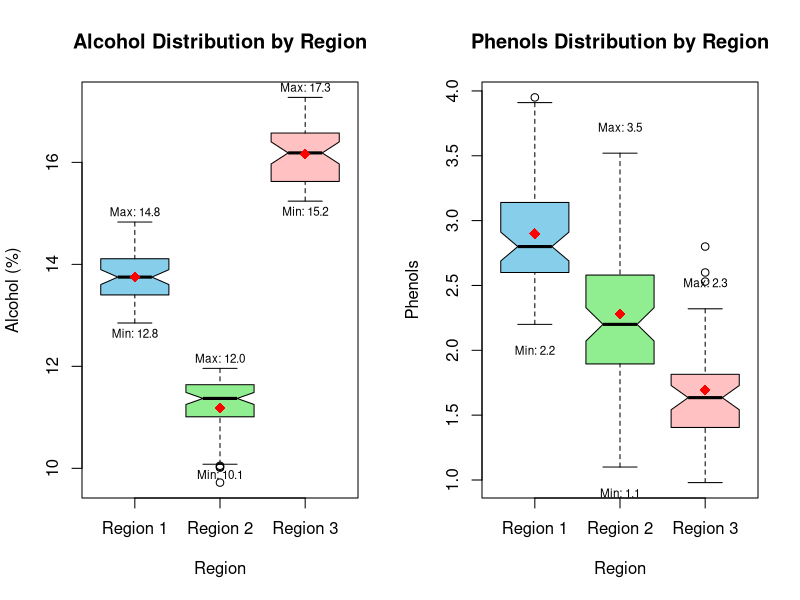
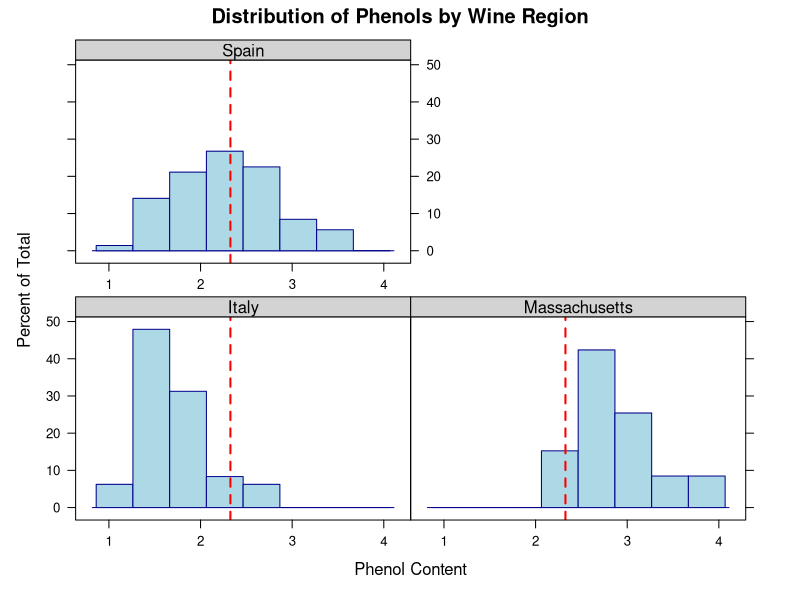
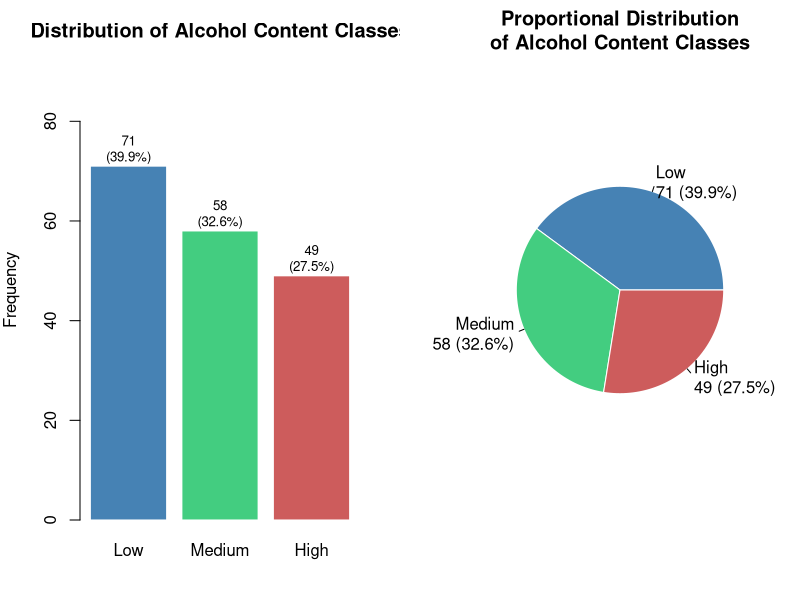

R code for these plots, in order:
## ---- chunk 1
# Below is the Libraries which are used in this document
library(rmarkdown)
library(readxl)       
library(readr)        
library(tidyverse)
library(dplyr)        
library(knitr)
library(magrittr)     
library(RColorBrewer) 
library(ggplot2)      
library(kableExtra)   
library(gridExtra)    


# Importing the dataset
wine_data <- read_excel("wineType02.xlsx")

## ---- chunk 2
# Display comprehensive overview of the data structure
glimpse(wine_data)

# Creating the summary table of the data
kable(summary(wine_data),
      caption = "Summary of the Dataset",
      format = "html",
      digits = 2) %>%
  kable_styling(bootstrap_options = c("striped", "hover"))
## ---- chunk 3
# Create new dataset with renamed column
wine2 <- wine_data %>%
  rename(Region = `Wine Region`)

# Cross verifying the change using glimpse()
glimpse(wine2)

# Showing the first some rows to visualize the change
kable(head(wine2),
      caption = "First some Rows of Updated Data",
      format = "html") %>%
  kable_styling(bootstrap_options = c("striped", "hover"))
## ---- chunk 4
# Creating up the some plotting area with better margins
par(mfrow = c(1, 2), mar = c(5, 4, 4, 2) + 0.1)

# Boxplot for alcohol
alcohol_box <- boxplot(alcohol ~ Region, data = wine2,
        main = "Alcohol Distribution by Region",
        xlab = "Region",
        ylab = "Alcohol (%)",
        col = c("skyblue", "lightgreen", "rosybrown1"),
        notch = TRUE)  # Add notches to show confidence interval around median

# Adding mean points as red diamonds
means_alcohol <- tapply(wine2$alcohol, wine2$Region, mean)
points(means_alcohol, col = "red", pch = 18, cex = 1.5)

# Adding text for quartile values
text(x = 1:3, 
     y = alcohol_box$stats[5,] + 0.2,  # Above the upper whisker
     labels = sprintf("Max: %.1f", alcohol_box$stats[5,]),
     cex = 0.7)
text(x = 1:3, 
     y = alcohol_box$stats[1,] - 0.2,  # Below the lower whisker
     labels = sprintf("Min: %.1f", alcohol_box$stats[1,]),
     cex = 0.7)

# Boxplot for phenols
phenols_box <- boxplot(phenols ~ Region, data = wine2,
        main = "Phenols Distribution by Region",
        xlab = "Region",
        ylab = "Phenols",
        col = c("skyblue", "lightgreen", "rosybrown1"),
        notch = TRUE)

# Adding mean points as red diamonds
means_phenols <- tapply(wine2$phenols, wine2$Region, mean)
points(means_phenols, col = "red", pch = 18, cex = 1.5)

# Adding text for quartile values
text(x = 1:3, 
     y = phenols_box$stats[5,] + 0.2,  # Above the upper whisker
     labels = sprintf("Max: %.1f", phenols_box$stats[5,]),
     cex = 0.7)
text(x = 1:3, 
     y = phenols_box$stats[1,] - 0.2,  # Below the lower whisker
     labels = sprintf("Min: %.1f", phenols_box$stats[1,]),
     cex = 0.7)

# Reset plotting parameters
par(mfrow = c(1, 1))

# Create detailed statistical summary
stats_summary <- wine2 %>%
  group_by(Region) %>%
  summarise(
    Alcohol_Median = median(alcohol),
    Alcohol_Mean = mean(alcohol),
    Alcohol_IQR = IQR(alcohol),
    Phenols_Median = median(phenols),
    Phenols_Mean = mean(phenols),
    Phenols_IQR = IQR(phenols)
  )

# Display summary statistics with manual rounding
kable(stats_summary %>%
        mutate(across(where(is.numeric), ~round(., 2))),
      caption = "Detailed Statistical Summary by Region",
      align = "c") %>%
  kable_styling(bootstrap_options = c("striped", "hover"))
## ---- chunk 5
# Calculating global means for alcohol and phenols
global_means <- wine2 %>%
  summarise(
    Mean_Alcohol = mean(alcohol),
    Mean_Phenols = mean(phenols),
    SD_Alcohol = sd(alcohol),    # Adding standard deviation for context
    SD_Phenols = sd(phenols),    # Adding standard deviation for context
    n = n()                      # Adding sample size for statistical context
  )

# Present results in a professional table
kable(global_means %>%
        mutate(across(where(is.numeric), ~round(., 2))),
      caption = "Global Summary Statistics for Wine Characteristics",
      col.names = c("Mean Alcohol", "Mean Phenols", 
                    "SD Alcohol", "SD Phenols", "Sample Size"),
      align = "c") %>%
  kable_styling(bootstrap_options = c("striped", "hover", "condensed")) %>%
  add_header_above(c("Global Wine Characteristics" = 5))
## ---- chunk 6
# Sequential analysis using pipes
regional_analysis <- wine2 %>%
  group_by(Region) %>%
  summarise(
    Mean_Alcohol = mean(alcohol),
    SD_Alcohol = sd(alcohol),
    Count = n(),
    SE_Mean = sd(alcohol)/sqrt(n())
  ) %>%
  kable(
    align = c("l", "c", "c", "c", "c"),
    table.attr = "style='width:40%;'",
    caption = "Regional Analysis of Alcohol Content",
    col.names = c("Region", "Mean", "Std Dev", "Count", "Std Error"),
    digits = 2
  ) %>%
  kable_classic_2()

# Display the results
regional_analysis
## ---- chunk 7
# Calculate means by region using tapply
means <- tapply(wine2$alcohol, wine2$Region, mean)
std_dev <- tapply(wine2$alcohol, wine2$Region, sd)
counts <- tapply(wine2$alcohol, wine2$Region, length)
std_error <- std_dev/sqrt(counts)

# Combine results into a data frame
results_tapply <- data.frame(
  Region = names(means),
  Mean = round(means, 2),
  Std_Dev = round(std_dev, 2),
  Count = counts,
  Std_Error = round(std_error, 2)
)

# Present results in formatted table
results_tapply %>%
  kable(
    align = c("l", "c", "c", "c", "c"),
    table.attr = "style='width:40%;'",
    caption = "Regional Analysis of Alcohol Content (using tapply)",
    col.names = c("Region", "Mean", "Std Dev", "Count", "Std Error")
  ) %>%
  kable_classic_2()
## ---- chunk 8
# Create new dataset with corrected region names
wine3 <- wine2 %>%
  mutate(Region = recode(Region,
                        "Region 1" = "Massachusetts",
                        "Region 2" = "Spain",
                        "Region 3" = "Italy"))

# Note: No output displayed as requested
# The corrected dataset 'wine3' will be used in subsequent tasks
## ---- chunk 9

# Part A: Create summary table for phenols by region
# Using the correct column name (might be 'phenols' or 'total_phenols' or similar)
phenols_summary <- wine3 %>%
  group_by(Region) %>%
  summarise(
    Mean_Phenols = round(mean(`phenols`), 1),  # Adjust column name as needed
    SD_Phenols = round(sd(`phenols`), 1),
    Count = n()
  ) %>%
  kable(
    caption = "Regional Analysis of Phenol Content",
    col.names = c("Region", "Mean Phenols", "Std Dev", "Sample Size"),
    align = c("l", "c", "c", "c"),
    table.attr = "style='width:60%;'"
  ) %>%
  kable_material(c("striped", "hover"))

# Display the table
phenols_summary

# Part B: Create histogram using lattice
library(lattice)

# Create histogram with enhanced formatting
histogram(~`phenols` | Region,  # Adjust column name as needed
         data = wine3,
         main = "Distribution of Phenols by Wine Region",
         xlab = "Phenol Content",
         col = "lightblue",
         border = "darkblue",
         scales = list(x = list(relation = "free")),
         panel = function(...) {
           panel.histogram(...)
           panel.abline(v = mean(wine3$`phenols`), 
                       col = "red", 
                       lwd = 2, 
                       lty = 2)
         },
         strip = strip.custom(bg = "lightgray"))
## ---- chunk 10
# Sequential analysis using pipes for enhanced data presentation
wine3 %>%
  count(Region) %>%
  mutate(
    Percentage = round(n/sum(n)*100, 1),
    Distribution = paste0(n, " (", Percentage, "%)")) %>%
  as.matrix() %>%
  kable(
    caption = "Distribution of Wine Samples by Region",
    col.names = c("Region", "Count", "Percentage", "Distribution"),
    align = c("l", "c", "c", "c"),
    table.attr = "style='width:70%;'"
  ) %>%
  kable_classic_2(full_width = FALSE) %>%
  row_spec(0, bold = TRUE) %>%
  footnote(
    general = "Percentages are rounded to one decimal place",
    footnote_as_chunk = TRUE
  )
## ---- chunk 11
# Calculate classification parameters
wine_stats <- wine3 %>%
  summarise(
    min_val = min(alcohol),
    max_val = max(alcohol),
    range_val = max_val - min_val,
    interval = range_val/3
  )

# Create class boundaries
breaks <- seq(wine_stats$min_val, wine_stats$max_val, length.out = 4)

# Generate classified datasets
low_alcohol <- wine3 %>% filter(alcohol >= breaks[1] & alcohol < breaks[2])
medium_alcohol <- wine3 %>% filter(alcohol >= breaks[2] & alcohol < breaks[3])
high_alcohol <- wine3 %>% filter(alcohol >= breaks[3] & alcohol <= breaks[4])

# Verify classification integrity
verification <- nrow(wine3) == (nrow(low_alcohol) + nrow(medium_alcohol) + nrow(high_alcohol))

# Creating frequency table with statistics
freq_table <- data.frame(
  Class = c("Low", "Medium", "High"),
  Range = sprintf("%.1f - %.1f", 
                 c(breaks[1], breaks[2], breaks[3]),
                 c(breaks[2], breaks[3], breaks[4])),
  Frequency = c(nrow(low_alcohol), nrow(medium_alcohol), nrow(high_alcohol)),
  Percentage = c(nrow(low_alcohol), nrow(medium_alcohol), nrow(high_alcohol))/nrow(wine3) * 100,
  Mean = c(mean(low_alcohol$alcohol), mean(medium_alcohol$alcohol), mean(high_alcohol$alcohol))
)

# Present enhanced table
freq_table %>%
  kable(
    caption = "Analysis of Wine Alcohol Content Classifications",
    col.names = c("Class", "Range (%)", "Frequency", "Percentage (%)", "Mean Alcohol (%)"),
    align = c("l", "c", "c", "c", "c"),
    digits = 2
  ) %>%
  kable_classic_2(full_width = FALSE) %>%
  footnote(
    general = "Note: Ranges are inclusive of lower bound and exclusive of upper bound, except for high class."
  )

# Set up visualization layout
par(mfrow = c(1, 2), mar = c(4, 4, 3, 2))

# Create bar plot
bp <- barplot(freq_table$Frequency, 
        names.arg = freq_table$Class,
        main = "Distribution of Alcohol Content Classes",
        ylab = "Frequency",
        col = c("steelblue", "seagreen3", "indianred"),
        ylim = c(0, max(freq_table$Frequency) * 1.3),
        border = "white")
text(bp, freq_table$Frequency + max(freq_table$Frequency) * 0.05, 
     paste0(freq_table$Frequency, "\n(", round(freq_table$Percentage, 1), "%)"),
     cex = 0.8)

# Create pie chart
pie(freq_table$Frequency,
    labels = paste0(freq_table$Class, "\n", freq_table$Frequency, 
                   " (", round(freq_table$Percentage, 1), "%)"),
    col = c("steelblue", "seagreen3", "indianred"),
    main = "Proportional Distribution\nof Alcohol Content Classes",
    border = "white")

# Reset plotting parameters
par(mfrow = c(1, 1))
